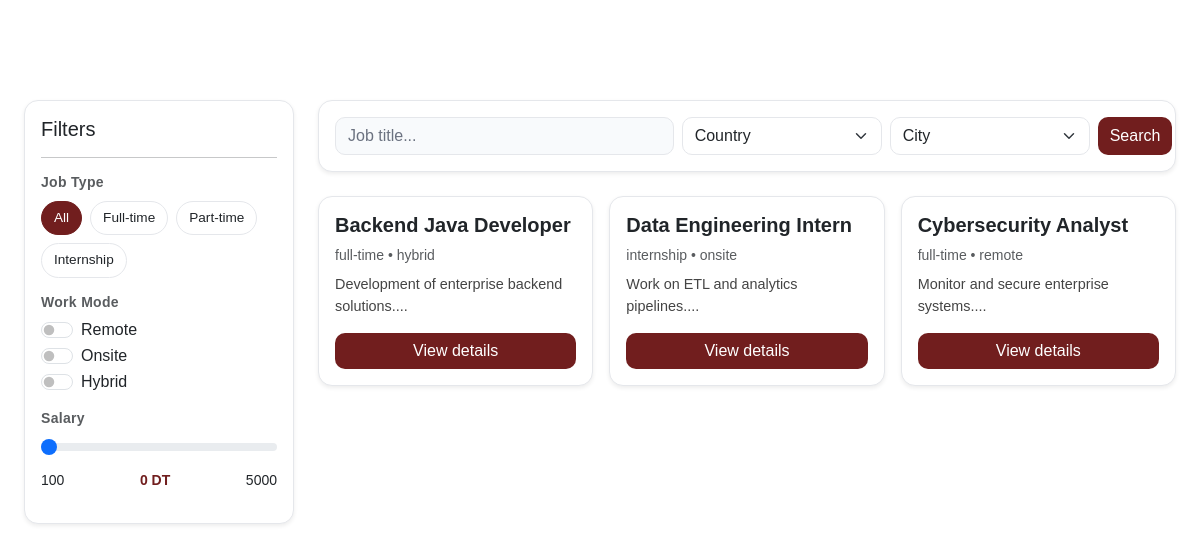
/frontend/pages/job.php (signed in), run on the app's committed database.
### tables this page shows
CREATE TABLE IF NOT EXISTS jobs (
    id               INT            AUTO_INCREMENT PRIMARY KEY,
    titre            VARCHAR(255)   NOT NULL,
    entreprise       VARCHAR(255)   NULL,
    job_type         ENUM('part-time','full-time','internship') NOT NULL,
    job_mode         ENUM('remote','onsite','hybrid') NOT NULL,
    description      TEXT           NULL,
    application_link TEXT         NULL,
    company_link TEXT         NULL,
    contact_email        VARCHAR(150) NOT NULL UNIQUE,
    requirements     TEXT           NULL,
    responsibilities TEXT           NULL,
    salary_min       DECIMAL(10,2)  NULL,
    salary_max       DECIMAL(10,2)  NULL,
    currency         CHAR(3)        NOT NULL DEFAULT 'TND',
    req_experience   INT            NULL,
    country_id       INT            NULL,
    city_id          INT            NULL,
    date_publication TIMESTAMP      DEFAULT CURRENT_TIMESTAMP,
    deadline TIMESTAMP,
    created_by       INT            NULL,
    FOREIGN KEY (created_by)   REFERENCES users(id)     ON DELETE SET NULL,
    FOREIGN KEY (country_id)   REFERENCES countries(id) ON DELETE SET NULL,
    FOREIGN KEY (city_id)      REFERENCES cities(id)    ON DELETE SET NULL,
    INDEX idx_jobs_type       (job_type),
    INDEX idx_jobs_mode       (job_mode),
    INDEX idx_jobs_salary     (salary_min, salary_max),
    INDEX idx_jobs_experience (req_experience)
);

### backend/config/ConnexionDB.php (called while the page is built)
<?php
class ConnexionDB
{
    private static ?PDO $instance = null;
    public static function getInstance(): PDO
    {
        if (self::$instance === null) {
            $host = "localhost";
            $dbname = "webdb";
            $username = "root";
            $password = "";
            self::$instance = new PDO(
                "mysql:host=$host;dbname=$dbname;charset=utf8",
                $username,
                $password
            );
            self::$instance->setAttribute(PDO::ATTR_ERRMODE, PDO::ERRMODE_EXCEPTION);
        }
        return self::$instance;
    }
}

### backend/repository/jobRepository.php (called while the page is built, shortened)
<?php
    class jobRepository {
    private $pdo;
    public function __construct() {
        $this->pdo = ConnexionDB::getInstance();
    }
    public function findFiltered($title, $country, $city, $jobType, $remote, $salary,$onsite,$hybrid)
{
    $sql = "SELECT * FROM jobs WHERE 1=1";
    $params = [];
    $stmt = $this->pdo->prepare($sql);
    $stmt->execute($params);
    return $stmt->fetchAll(PDO::FETCH_OBJ);
}}
?>

### frontend/pages/job.php (the view, shortened to what this page needs)
<?php
require_once '../../backend/config/ConnexionDB.php';
require_once '../../backend/repository/jobRepository.php';
$jobRepo = new jobRepository();
$title = $_GET['title'] ?? '';
$country = $_GET['country'] ?? '';
$city = $_GET['city'] ?? '';
$jobType = $_GET['job_type'] ?? '';
$remote = $_GET['remote'] ?? '';
$onsite = $_GET['onsite'] ?? '';
$hybrid = $_GET['hybrid'] ?? '';
$salary = $_GET['salary'] ?? 0;
$jobs = $jobRepo->findFiltered(
    $title,
    $country,
    $city,
    $jobType,
    $remote,
    $salary,
    $onsite,
    $hybrid
);
?>
<!DOCTYPE html>
<html lang="en">
<head>
    <link rel="stylesheet" href="../assets/css/bootstrap.min.css">
    <link rel="stylesheet" href="../assets/css/job.css">
    <link rel="stylesheet" href="../assets/css/footer_navbar.css">
    <link rel="stylesheet" href="https://cdnjs.cloudflare.com/ajax/libs/font-awesome/6.5.0/css/all.min.css">
</head>
<body>
<div class="page-content container-fluid px-4">
    <div class="row g-4">
        <div class="col-lg-3">
            <form method="GET" class="card shadow-sm sticky-top" style="top:90px;">
                <div class="card-body">
                    <h5>Filters</h5>
                    <hr>
                    <div class="mb-3">
                        <h6 class="text-muted small">Job Type</h6>
                        <div class="bubble-group">
                            <div class="bubble <?= $jobType==''?'active':'' ?>" data-value="">All</div>
                            <div class="bubble" data-value="full-time">Full-time</div>
                            <div class="bubble" data-value="part-time">Part-time</div>
                            <div class="bubble" data-value="internship">Internship</div>
                        </div>
                    </div>
                    <div class="mb-3">
                        <h6 class="text-muted small">Work Mode</h6>
                        <div class="form-check form-switch">
                            <input class="form-check-input"
                                   type="checkbox"
                                   id="remoteCheck"
                                   name="remote"
                                   value="1"
                                   <?= $remote=='1'?'checked':'' ?>>
                            <label class="form-check-label">Remote</label>
                        </div>
                         <div class="form-check form-switch">
                            <input class="form-check-input"
                                   type="checkbox"
                                   id="onsiteCheck"
                                   name="onsite"
                                   value="1"
                                   <?= $onsite=='1'?'checked':'' ?>>
                            <label class="form-check-label">Onsite</label>
                        </div>
                         <div class="form-check form-switch">
                            <input class="form-check-input"
                                   type="checkbox"
                                   id="hybridCheck"
                                   name="hybrid"
                                   value="1"
                                   <?= $hybrid=='1'?'checked':'' ?>>
                            <label class="form-check-label">Hybrid</label>
                        </div>
                    </div>
                    <div class="mb-3">
                        <h6 class="text-muted small">Salary</h6>
                        <input type="range"
                               class="form-range"
                               min="100"
                               max="5000"
                               value="<?= htmlspecialchars($salary) ?>"
                               id="range4"
                               name="salary">
                        <div class="d-flex justify-content-between small mt-1">
                            <span>100</span>
                            <span id="rangeValue"><?= $salary ?> DT</span>
                            <span>5000</span>
                        </div>
                    </div>
                </div>
            </form>
        </div>
        <div class="col-lg-9">
            <div class="card shadow-sm mb-4">
    <div class="card-body">
        <form method="GET" class="row g-2">
            <div class="col-md-5">
                <input type="text" name="title" class="form-control"
                       placeholder="Job title..."
                       value="<?= htmlspecialchars($title) ?>">
            </div>
            <div class="col-md-3">
                <select name="country" class="form-select">
                    <option value="">Country</option>
                </select>
            </div>
            <div class="col-md-3">
                <select name="city" class="form-select">
                    <option value="">City</option>
                </select>
            </div>
            <div class="col-md-1 d-grid">
                <button class="btn btn-primary">Search</button>
            </div>
                </form>
            </div>
        </div>
            <div class="row g-3">
                <?php foreach ($jobs as $job): ?>
                    <div class="col-md-6 col-xl-4">
                        <div class="card job-card h-100 shadow-sm">
                            <div class="card-body d-flex flex-column">
                                <h5><?= htmlspecialchars($job->titre) ?></h5>
                                <div class="text-muted small mb-2">
                                    <?= htmlspecialchars($job->job_type) ?> •
                                    <?= htmlspecialchars($job->job_mode) ?>
                                </div>
                                <p class="flex-grow-1">
                                    <?= htmlspecialchars(substr($job->description,0,110)) ?>...
                                </p>
                                <a href="post.php?id=<?= $job->id ?>" class="btn btn-primary mt-auto">
                                    View details
                                </a>
                            </div>
                        </div>
                    </div>
                <?php endforeach; ?>
            </div>
        </div>
    </div>
</div>
</body>
</html>

### frontend/assets/css/job.css (style rules this page uses)
:root { --bg: #f4f4f4; --text: #111; --card-bg: #ffffff; --primary: #65171e; --primary-hover: #484d62; --border: #e5e5e5; --muted: #6c757d; }
body { background: var(--bg); color: var(--text); font-family: "Segoe UI", Tahoma, sans-serif; }
.page-content { margin-top: 100px; }
.card { border: 1px solid var(--border); border-radius: 14px; background: var(--card-bg); }
.job-card { transition: 0.25s ease; border-radius: 14px; overflow: hidden; }
.job-card h5 { font-weight: 600; margin-bottom: 8px; }
.job-card p { font-size: 0.9rem; color: #444; }
.btn-primary { background: var(--primary); border: none; border-radius: 10px; transition: 0.2s ease; }
.sticky-top { border-radius: 14px; }
h6.text-muted.small { font-weight: 600; letter-spacing: 0.3px; }
.bubble-group { display: flex; flex-wrap: wrap; gap: 8px; margin-top: 10px; }
.bubble { padding: 6px 12px; border-radius: 999px; border: 1px solid var(--border); cursor: pointer; font-size: 0.85rem; background: #fff; transition: 0.2s; user-select: none; }
.bubble.active { background: var(--primary); color: white; border-color: var(--primary); }
.form-control, .form-select { border-radius: 10px; border: 1px solid var(--border); box-shadow: none !important; }
input[type="range"] { accent-color: var(--primary); }
#rangeValue { font-weight: 600; color: var(--primary); }

### frontend/assets/css/footer_navbar.css (style rules this page uses)
:root { --primary: #711e1e; --primary-light: #6d6160; --bg: #ffffff; --bg-soft: #f8fafc; --text-main: #1f2937; --text-muted: #6b7280; --border: #e5e7eb; --navbar-bg: rgba(255, 255, 255, 0.7); --footer-bg: #f8fafc; --shadow: 0 4px 20px rgba(0, 0, 0, 0.08); --radius: 12px; --transition: all 0.3s ease; }
body { background: var(--bg); color: var(--text-main); font-family: 'Poppins', sans-serif; transition: var(--transition); }
.form-control { background: var(--bg-soft); border: 1px solid var(--border); color: var(--text-main); }
.form-control::placeholder { color: var(--text-muted); }

### data on the page
jobs: titre "Backend Java Developer", job_type "full-time", job_mode "hybrid", description "Development of enterprise backend solutions."
jobs: titre "Data Engineering Intern", job_type "internship", job_mode "onsite", description "Work on ETL and analytics pipelines."
jobs: titre "Cybersecurity Analyst", job_type "full-time", job_mode "remote", description "Monitor and secure enterprise systems."

### other printed values
$salary "0"
